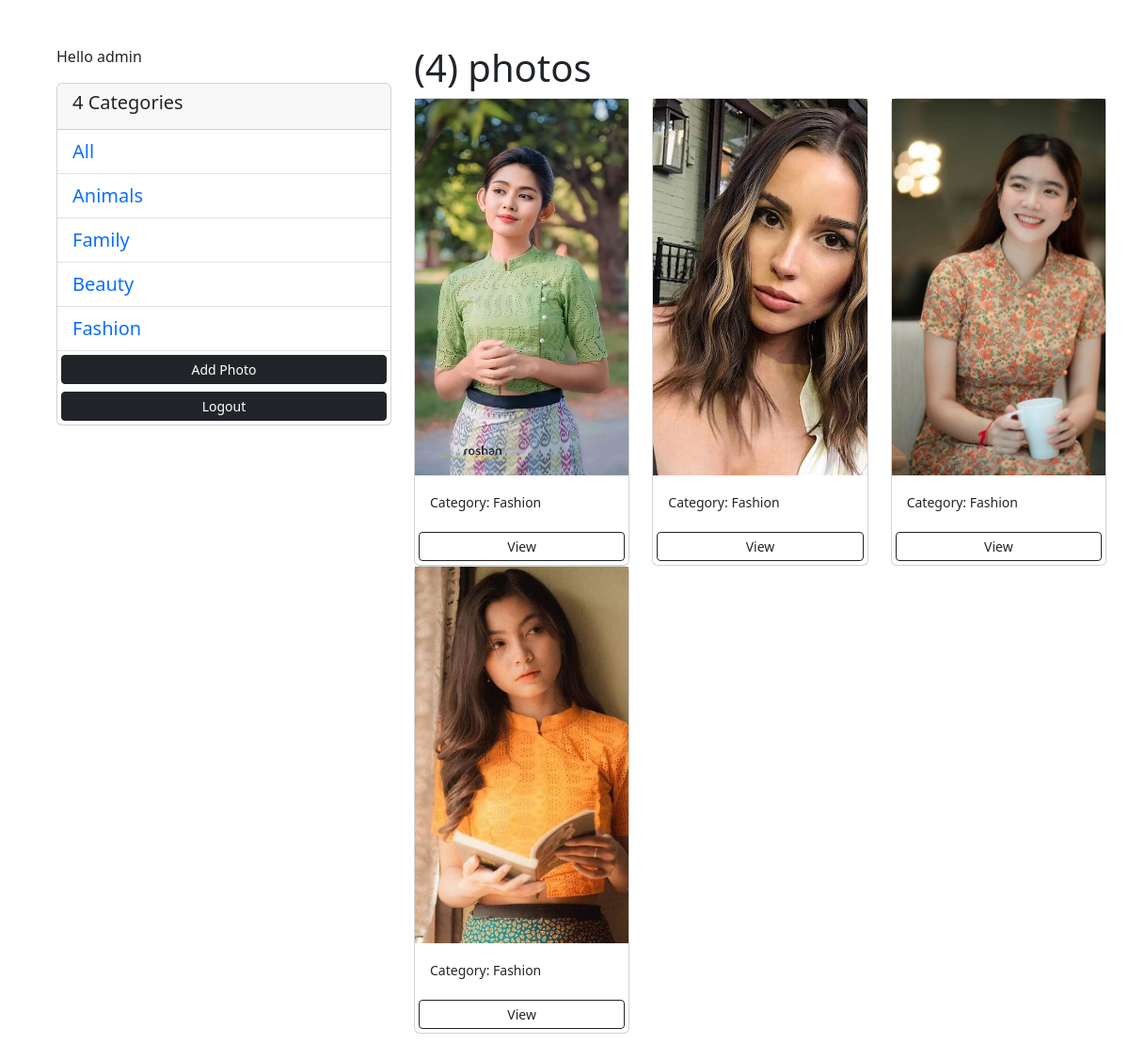
The page /?category=Fashion (signed in) on the database its author committed.
### myapp/models.py (models this page shows, shortened)
class Category(models.Model):
     user = models.ForeignKey(User, on_delete=models.SET_NULL, null=True, blank=True)
     name = models.CharField(max_length=100,   null=False, blank=False)
     def __str__(self):
          return self.name

class Photo(models.Model):
     category = models.ForeignKey(Category, on_delete=models.SET_NULL, null=True)
     title = models.CharField(max_length=100, null=True, blank=True)
     image = models.ImageField(null=False, blank=False)
     description = models.TextField()
     created=models.DateTimeField(auto_now=True,null=True)
     updated=models.DateTimeField(auto_now=True,null=True)

### myapp/views.py (the view)
# urls.py: path('', views.gallary, name= "gallary"),
@login_required(login_url='login')
def gallary(request):
     user = request.user
     category = request.GET.get('category')
     if category == None:
          photos = Photo.objects.filter(category__user=user)
     else:
          photos = Photo.objects.filter(category__name=category, category__user=user)
     categories = Category.objects.filter(user=user)
     context = {
          'categories':categories,
          'photos':photos
     }
     return render(request, 'photos/gallary.html', context)

### myapp/templates/photos/gallary.html (shortened to what this page needs)
<!DOCTYPE html>
<html lang="en">
  <head>
    <link
      href="https://cdn.jsdelivr.net/npm/bootstrap@5.3.1/dist/css/bootstrap.min.css"
      rel="stylesheet"
    />
  </head>
  <body>
    <div class="container m-5">
      <div class="row">
        <div class="col-md-4">
          {% if request.user.is_authenticated %}
               <p>Hello {{ request.user }}</p>
          {% endif %}
          <div class="card">
            <div class="card-header">
              <h5> {{ categories.count }} Categories</h5>
            </div>
            <ul class="list-group list-group-flush">
              <li class="list-group-item">
                <a href="{% url 'gallary' %}" class="lk">All</a>
              </li>
              {% for category in categories %}
              <li class="list-group-item">
                <a
                  href="{% url 'gallary' %}?category={{category.name}}"
                  class="lk"
                >
                  {{ category.name }}
                </a>
              </li>
              {% endfor %}
              <a
                href="{% url 'addPhoto' %}"
                class="btn btn-block btn-dark btn-sm m-1"
                >Add Photo
              </a>
              <a
                href="{% url 'login' %}"
                class="btn btn-block btn-dark btn-sm m-1"
                >Logout
              </a>
            </ul>
          </div>
        </div>
        <div class="col col-md-8">
          <div class="row">
            <h1>({{ photos.count }}) photos</h1>
            {% for photo in photos %}
            <div class="col-lg-4 col-sm-12 col-md-6">
              <div class="card">
                <img
                  src="{{ photo.image.url }}"
                  class="image-thumbail"
                  alt="..."
                />
                <div class="card-body">
                  <small>Category: {{ photo.category}}</small>
                </div>
                <a
                  href="{% url 'photo' photo.id %}"
                  class="btn btn-outline-dark btn-sm m-1"
                  >View</a
                >
              </div>
            </div>
            {% empty %}
            <h3>There is no any photos....</h3>
            {% endfor %}
          </div>
        </div>
      </div>
    </div>
  </body>
</html>

### myapp/templates/photos/gallary.html (style rules this page uses)
.image-thumbail { height: 400px; object-fit: cover; }
.lk { text-decoration: none; font-size: 20px; }

### rows shown on the page
Category: name "Animals"
Category: name "Family"
Category: name "Beauty"
Category: name "Fashion"
Photo: image (picture), category "Fashion"
Photo: image (picture), category "Fashion"
Photo: image (picture), category "Fashion"
Photo: image (picture), category "Fashion"

### other values the page prints
{{ request.user }} "admin"
{{ categories.count }} "4"
{{ photos.count }} "4"
